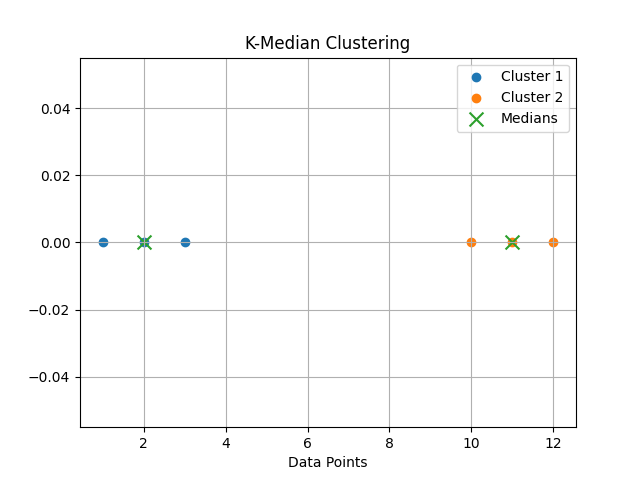

Reproduce this figure in Python.
import numpy as np
import matplotlib.pyplot as plt

# ----------------------------
# GIVEN DATA
# ----------------------------
X = np.array([[1],[2],[3],[10],[11],[12]])

# Number of clusters
k = 2

# Initial medians
medians = np.array([[2],[11]])

# ----------------------------
# K-MEDIAN ALGORITHM
# ----------------------------
for _ in range(10):

    # Compute Manhattan distance
    distances = np.abs(X - medians.T)

    # Assign clusters
    clusters = np.argmin(distances, axis=1)

    # Update medians
    new_medians = np.array([np.median(X[clusters == i]) for i in range(k)]).reshape(k,1)

    # Stop if medians do not change
    if np.all(medians == new_medians):
        break

    medians = new_medians

print("Final Medians:")
print(medians)

print("\nCluster Assignments:")
print(clusters)

# ----------------------------
# PLOT RESULT
# ----------------------------
plt.figure()

for i in range(k):
    plt.scatter(X[clusters==i], [0]*len(X[clusters==i]), label=f"Cluster {i+1}")

plt.scatter(medians, [0]*k, marker='x', s=100, label="Medians")

plt.title("K-Median Clustering")
plt.xlabel("Data Points")
plt.legend()
plt.grid(True)

plt.show()
